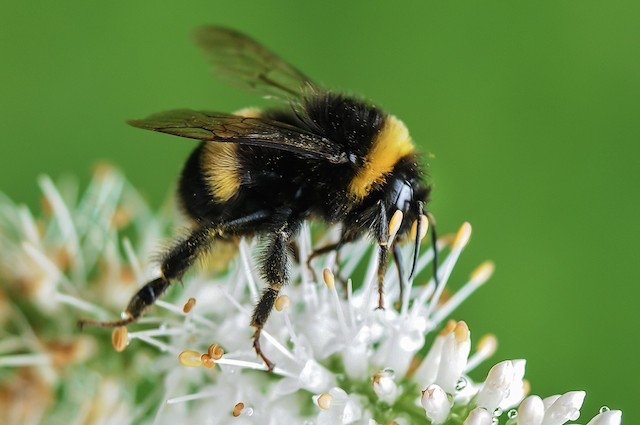
#> input picture bee.png, 640 x 425 px
$ python demo.py
#> lines starting #> are read from the running program, lines starting #| are printed output that depends on the picture
#> in main, ref is the input picture: PIL image 640x425 RGB; mean R, G, B 112.1, 140.8, 83.7
### haar_wavelets.py
'''
The function haar_forward takes a 2D color or grayscale image and
returns an array of the same shape as the input image containing
multi-resolution haar wavelet coefficients.The number of levels
of decomposition is a user-provided parameter.

The function haar_inverse takes multi-resolution haar wavelets and
the levels of decomposition as inputs and reconstructs the original
input. The number of levels provided should be the same as the for
the decomposition.

Please note that if the X (or Y) dimension is of odd length, the
last column (or row) is not processed during the decomposition.
'''

import numpy as np

def haar_forward(image,levels=3):


    def one_level_decomp(img):

        Y,X = img.shape[0],img.shape[1]
        Y,X = (Y//2)*2, (X//2)*2

        a = img[:,0:X:2,...].copy()
        b = img[:,1:X:2,...].copy()

        img[:, :X//2,...] = (a + b)/2
        img[:,X//2:X,...] = (a - b)/2

        a = img[0:Y:2,:,...].copy()
        b = img[1:Y:2,:,...].copy()

        img[:Y//2, :,...] = (a + b)/2
        img[Y//2:Y,:,...] = (a - b)/2

        return img

    def multi_scale_decomp(img,levels):

#> called with levels = 2
        H,W = img.shape[0],img.shape[1]
#> H = 425; W = 640

        for s in range(levels):
            img[:(H>>s),:(W>>s),...] = one_level_decomp(img[:(H>>s),:(W>>s),...])
#> this loop made 2 passes
#> pass 1, in one_level_decomp, `a = img[0:Y:2,:,...].copy()`:
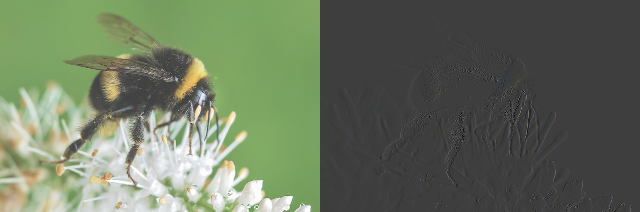
#> a: shape (212, 640, 3) float32; mean of channels 0, 1, 2 55.9, 70.3, 41.7; drawn with min black and max white
#> after the loop:
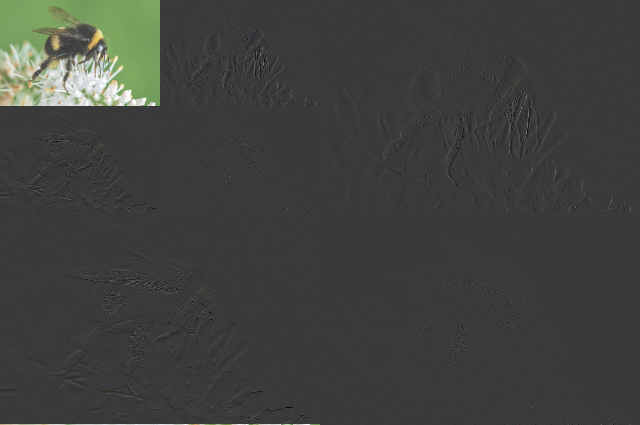
#> img: shape (425, 640, 3) float32; mean of channels 0, 1, 2 7.2, 9, 5.4; drawn with min black and max white

        return img

    return multi_scale_decomp(image,levels)


def haar_inverse(image,levels=3):


    def one_level_recomp(img):

        Y,X = img.shape[0],img.shape[1]
        Y,X = (Y//2)*2, (X//2)*2

        a = img[:, :X//2,...].copy()
        b = img[:,X//2:X,...].copy()

        img[:,0:X:2,...] = a + b
        img[:,1:X:2,...] = a - b


        a = img[:Y//2, :,...].copy()
        b = img[Y//2:Y,:,...].copy()

        img[0:Y:2,:,...] = a + b
        img[1:Y:2,:,...] = a - b

        return img

    def multi_scale_recomp(img,levels):

#> called with levels = 2
        H,W = img.shape[0],img.shape[1]
#> H = 425; W = 640

        for s in reversed(range(levels)):
            img[:(H>>s),:(W>>s),...] = one_level_recomp(img[:(H>>s),:(W>>s),...])
#> this loop made 2 passes
#> pass 1, in one_level_recomp, `a = img[:, :X//2,...].copy()`:
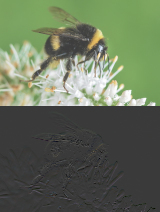
#> a: shape (212, 160, 3) float32; mean of channels 0, 1, 2 55.8, 70.3, 41.6; drawn with min black and max white
#> pass 1, in one_level_recomp, `b = img[:,X//2:X,...].copy()`:
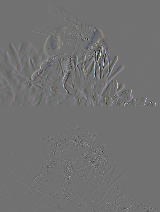
#> b: shape (212, 160, 3) float32; mean of channels 0, 1, 2 0, 0, 0; drawn with min black and max white
#> pass 1, in one_level_recomp, `a = img[:Y//2, :,...].copy()`:
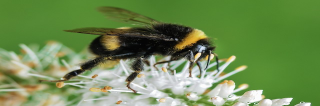
#> a: shape (106, 320, 3) float32; mean of channels 0, 1, 2 111.9, 140.7, 83.5; drawn as R, G, B
#> pass 1, in one_level_recomp, `b = img[Y//2:Y,:,...].copy()`:
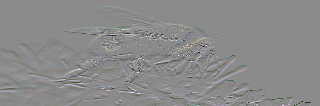
#> b: shape (106, 320, 3) float32; mean of channels 0, 1, 2 -0.2, -0.1, -0.3; drawn with min black and max white

        return img

    return multi_scale_recomp(image,levels)

### demo.py
'''
Demo showing forward and inverse Haar wavelet decomposition.
The input can be in color or grayscale.

Please note that in order to save as an image, a clipping operation
is performed on the Haar wavelets, which discards negative values.
'''

import numpy as np
from timeit import default_timer as timer
from PIL import Image
from haar_wavelets import haar_forward, haar_inverse


def main():

    ref = Image.open("./bee.png")
    ref = np.asarray(ref).astype(np.float32)

    LEVELS = 2
    start = timer()
    hwt = haar_forward(ref.copy(), LEVELS) # forward transform
    inv = haar_inverse(hwt.copy(), LEVELS)  # backward transform
    end = timer()

    Image.fromarray(hwt.clip(0,255).astype(np.uint8)).save("bee_wavelets_for.png") # save visualization
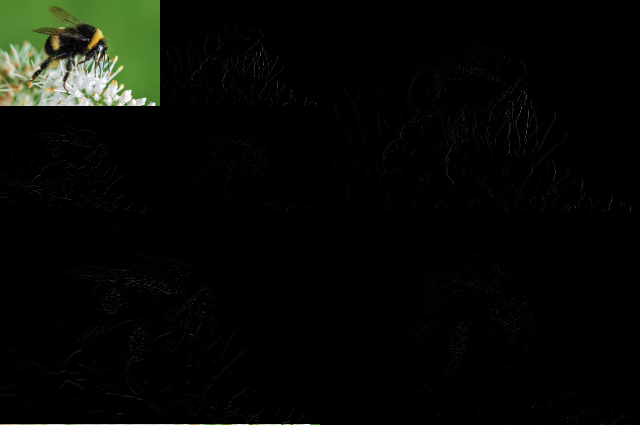
#> saved as bee_wavelets_for.png: PIL image 640x425 RGB; mean R, G, B 7.8, 9.6, 6.1
    #Image.fromarray(inv.clip(0,255).astype(np.uint8)).save("bee_wavelets_inv.png") # save reconstructed image

    print("Time taken in seconds for forward and inverse Haar wavelet transform:", end-start)


if __name__ == "__main__":
    main()
